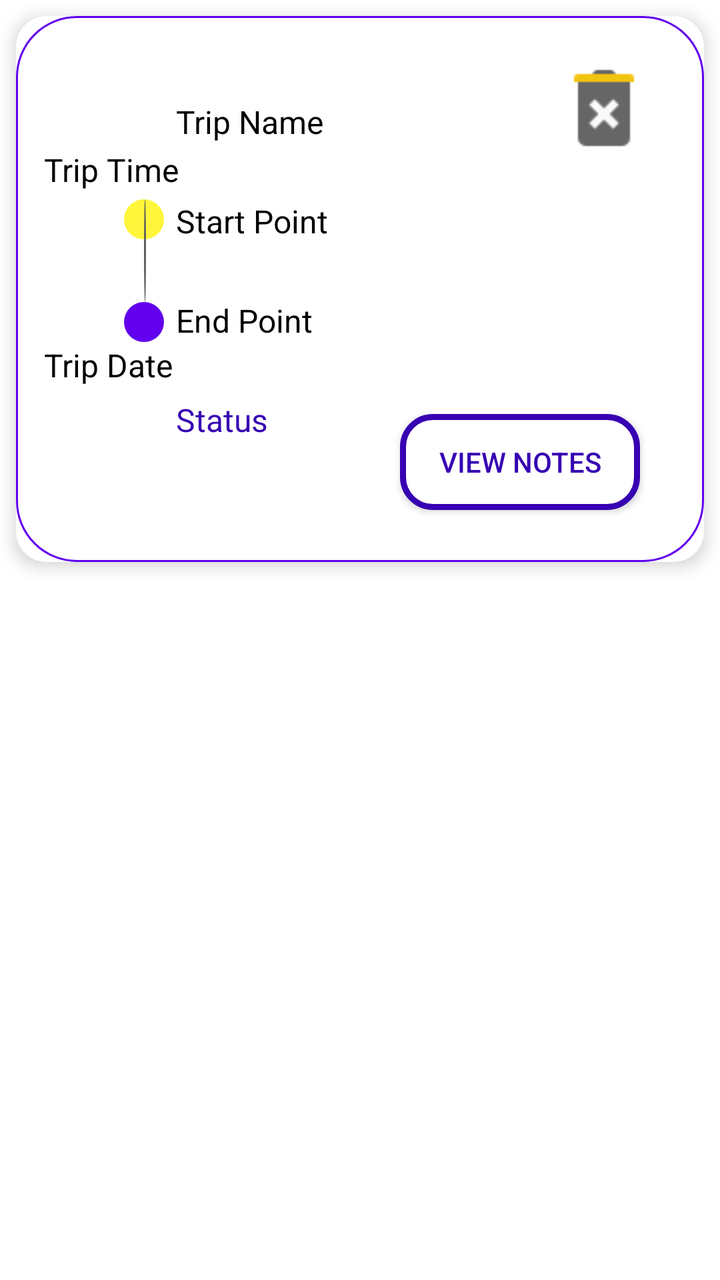
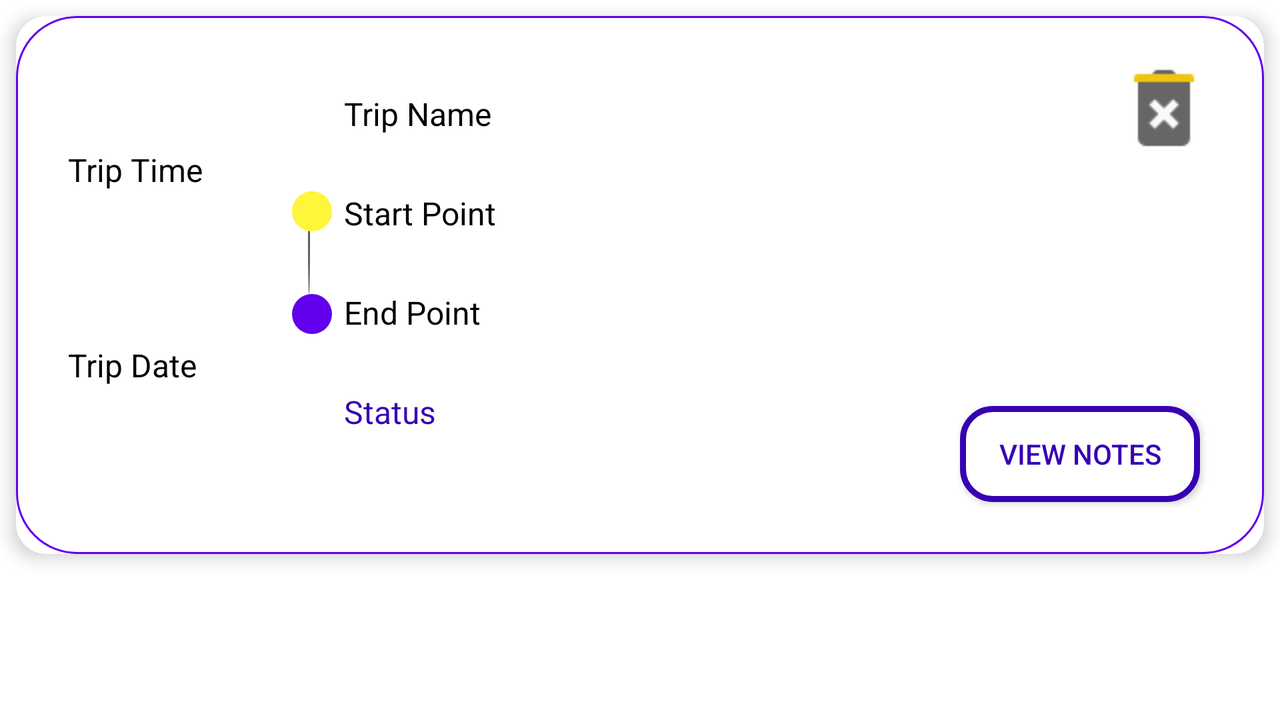

First picture: res/layout/ on a phone held upright. Second picture: the repository's own variant of that layout, on a device whose configuration matches the variant's folder. Source for both follows.
<!-- AndroidManifest.xml: application theme Theme.TripRemainder -->
<!-- res/layout/history_rv.xml -->
<?xml version="1.0" encoding="utf-8"?>
<androidx.constraintlayout.widget.ConstraintLayout xmlns:android="http://schemas.android.com/apk/res/android"
    xmlns:app="http://schemas.android.com/apk/res-auto"
    xmlns:tools="http://schemas.android.com/tools"
    android:id="@+id/homeConstraint"
    android:layout_width="match_parent"
    android:layout_height="wrap_content">

    <androidx.cardview.widget.CardView
        android:id="@+id/home_CV"
        android:layout_width="match_parent"
        android:layout_height="wrap_content"
        app:layout_constraintBottom_toBottomOf="parent"
        app:layout_constraintStart_toStartOf="parent"
        app:layout_constraintTop_toTopOf="parent"
        app:cardElevation="5dp"
        app:cardCornerRadius="15dp"
        android:layout_margin="8dp"
        app:layout_constraintVertical_bias="0.0">

        <androidx.constraintlayout.widget.ConstraintLayout
            android:layout_width="match_parent"
            android:layout_height="wrap_content"
            android:background="@drawable/dialog">

            <TextView
                android:id="@+id/trip_time"
                android:layout_width="wrap_content"
                android:layout_height="wrap_content"
                android:layout_marginStart="4dp"
                android:layout_marginLeft="16dp"
                android:layout_marginTop="56dp"
                android:text="@string/TripTime"
                android:textColor="@color/black"
                android:textSize="16sp"
                app:layout_constraintStart_toStartOf="parent"
                app:layout_constraintTop_toTopOf="parent" />

            <ImageView
                android:id="@+id/delete_trip"
                android:layout_width="wrap_content"
                android:layout_height="wrap_content"
                android:layout_gravity="end"
                android:layout_marginTop="12dp"
                android:layout_marginEnd="16dp"
                android:layout_marginRight="16dp"
                app:layout_constraintEnd_toEndOf="parent"
                app:layout_constraintTop_toTopOf="parent"
                app:srcCompat="@drawable/deletebin"
                tools:ignore="VectorDrawableCompat" />

            <TextView
                android:id="@+id/trip_date"
                android:layout_width="wrap_content"
                android:layout_height="wrap_content"
                android:layout_marginTop="76dp"
                android:text="@string/TripDate"
                android:textColor="@color/black"
                android:textSize="16sp"
                app:layout_constraintStart_toStartOf="@+id/trip_time"
                app:layout_constraintTop_toBottomOf="@+id/trip_time" />

            <TextView
                android:id="@+id/trip_name"
                android:layout_width="190dp"
                android:layout_height="wrap_content"
                android:layout_marginTop="32dp"
                android:layout_marginEnd="64dp"
                android:text="@string/TripName"
                android:textColor="@color/black"
                android:textSize="16sp"
                app:layout_constraintEnd_toEndOf="parent"
                app:layout_constraintTop_toTopOf="parent" />

            <TextView
                android:id="@+id/start_point"
                android:layout_width="190dp"
                android:layout_height="wrap_content"
                android:layout_marginTop="28dp"
                android:layout_marginEnd="5dp"
                android:text="@string/StartPoint"
                android:textColor="@color/black"
                android:textSize="16sp"

                app:layout_constraintStart_toStartOf="@+id/trip_name"
                app:layout_constraintTop_toBottomOf="@+id/trip_name" />

            <TextView
                android:id="@+id/end_point"
                android:layout_width="190dp"
                android:layout_height="wrap_content"
                android:layout_marginTop="28dp"
                android:layout_marginEnd="5dp"

                android:text="@string/EndPoint"
                android:textColor="@color/black"
                android:textSize="16sp"
                app:layout_constraintStart_toStartOf="@+id/start_point"
                app:layout_constraintTop_toBottomOf="@+id/start_point" />

            <View
                android:id="@+id/view11"
                android:layout_width="20dp"
                android:layout_height="20dp"
                android:layout_marginEnd="6dp"
                android:background="@drawable/shapehome"
                app:layout_constraintBottom_toBottomOf="@+id/end_point"
                app:layout_constraintEnd_toStartOf="@+id/end_point"
                app:layout_constraintTop_toTopOf="@+id/end_point"
                app:layout_constraintVertical_bias="1.0" />

            <View
                android:id="@+id/view12"
                android:layout_width="20dp"
                android:layout_height="20dp"
                android:background="@drawable/shapehome"
                android:backgroundTint="#FFF53B"
                app:layout_constraintStart_toStartOf="@+id/view11"
                app:layout_constraintTop_toTopOf="@id/start_point" />

            <View
                android:id="@+id/view2"
                android:layout_width="1dp"
                android:layout_height="0dp"
                android:layout_marginStart="10dp"
                android:background="@drawable/shapehome"
                android:backgroundTint="#5C605C"
                app:layout_constraintBottom_toTopOf="@id/view11"
                app:layout_constraintStart_toStartOf="@id/view11"
                app:layout_constraintTop_toBottomOf="@id/view12"
                app:layout_constraintTop_toTopOf="@id/start_point"
                app:layout_constraintVertical_bias="1.0" />

            <Button
                android:id="@+id/viewNote_btn"
                android:layout_width="120dp"
                android:layout_height="wrap_content"
                android:layout_marginStart="43dp"
                android:layout_marginTop="36dp"
                android:layout_marginEnd="22dp"
                android:layout_marginBottom="16dp"
                android:background="@drawable/rounded_corner"
                android:text="@string/ViewNotes"
                android:textColor="@color/purple_700"
                app:layout_constraintEnd_toEndOf="parent"
                app:layout_constraintHorizontal_bias="1.0"
                app:layout_constraintBottom_toBottomOf="parent"
                app:layout_constraintStart_toEndOf="@+id/status"
                app:layout_constraintTop_toBottomOf="@+id/end_point" />

            <TextView
                android:id="@+id/status"
                android:layout_width="wrap_content"
                android:layout_height="wrap_content"
                android:layout_marginTop="28dp"
                android:text="@string/Status"
                android:textColor="@color/purple_700"
                android:textSize="16sp"
                app:layout_constraintStart_toStartOf="@+id/trip_name"
                app:layout_constraintTop_toBottomOf="@+id/end_point" />
        </androidx.constraintlayout.widget.ConstraintLayout>
    </androidx.cardview.widget.CardView>
</androidx.constraintlayout.widget.ConstraintLayout>
<!-- resources referenced by this layout -->
<resources>
  <color name="black">#FF000000</color>
  <color name="purple_700">#FF3700B3</color>
  <!-- drawable deletebin: png bitmap (drawable, 670 bytes) -->
  <!-- drawable dialog (drawable) -->
  <?xml version="1.0" encoding="utf-8"?>
  <shape xmlns:android="http://schemas.android.com/apk/res/android">
  <solid
      android:color="@color/white"/>
  <corners
      android:radius="30dp" />
      <stroke
          android:width="1dip"
          android:color="@color/design_default_color_primary" />
  <padding
      android:left="10dp"
      android:top="10dp"
      android:right="10dp"
      android:bottom="10dp" />
  </shape>
  <!-- drawable rounded_corner (drawable) -->
  <?xml version="1.0" encoding="utf-8"?>
  <shape xmlns:android="http://schemas.android.com/apk/res/android">
      <corners  android:radius="15dp"/>
      <solid android:color="@color/white"></solid>
      <stroke android:width="3dp" android:color="@color/purple_700"/>
  
  </shape>
  <!-- drawable shapehome (drawable) -->
  <?xml version="1.0" encoding="utf-8"?>
  <shape
      xmlns:android="http://schemas.android.com/apk/res/android"
      android:shape="oval">
  
  
      <solid android:color="@color/purple_500"></solid>
  
      <size
          android:width="240dp"
          android:height="120dp"/>
  </shape>
  <string name="EndPoint">End Point</string>
  <string name="StartPoint">Start Point</string>
  <string name="Status">Status</string>
  <string name="TripDate">Trip Date</string>
  <string name="TripName">Trip Name</string>
  <string name="TripTime">Trip Time</string>
  <string name="ViewNotes">View Notes</string>
  <style name="Theme.TripRemainder" parent="Theme.MaterialComponents.DayNight.DarkActionBar">
          
          <item name="colorPrimary">@color/purple_500</item>
          <item name="colorPrimaryVariant">@color/purple_700</item>
          <item name="colorOnPrimary">@color/white</item>
          
          <item name="colorSecondary">@color/teal_200</item>
          <item name="colorSecondaryVariant">@color/teal_700</item>
          <item name="colorOnSecondary">@color/black</item>
          
          <item name="android:statusBarColor" tools:targetApi="l">?attr/colorPrimaryVariant</item>
          
      </style>
  <color name="white">#FFFFFFFF</color>
  <color name="purple_500">#FF6200EE</color>
  <color name="teal_200">#FF03DAC5</color>
  <color name="teal_700">#FF018786</color>
</resources>
<!-- res/layout-land/history_rv.xml (the author's variant of the layout above) -->
<!-- drawn on the phone turned sideways -->
<?xml version="1.0" encoding="utf-8"?>
<androidx.constraintlayout.widget.ConstraintLayout xmlns:android="http://schemas.android.com/apk/res/android"
    xmlns:app="http://schemas.android.com/apk/res-auto"
    xmlns:tools="http://schemas.android.com/tools"
    android:id="@+id/homeConstraint"
    android:layout_width="match_parent"
    android:layout_height="wrap_content">

    <androidx.cardview.widget.CardView
        android:id="@+id/home_CV"
        android:layout_width="match_parent"
        android:layout_height="wrap_content"
        app:layout_constraintBottom_toBottomOf="parent"
        app:layout_constraintStart_toStartOf="parent"
        app:layout_constraintTop_toTopOf="parent"
        app:cardElevation="5dp"
        app:cardCornerRadius="15dp"
        android:layout_margin="8dp"
        app:layout_constraintVertical_bias="0.0">

        <androidx.constraintlayout.widget.ConstraintLayout
            android:layout_width="match_parent"
            android:layout_height="wrap_content"
            android:background="@drawable/dialog">

            <TextView
                android:id="@+id/trip_time"
                android:layout_width="wrap_content"
                android:layout_height="wrap_content"
                android:layout_marginStart="16dp"
                android:layout_marginLeft="16dp"
                android:layout_marginTop="56dp"
                android:text="@string/TripTime"
                android:textColor="@color/black"
                android:textSize="16sp"
                app:layout_constraintStart_toStartOf="parent"
                app:layout_constraintTop_toTopOf="parent" />

            <ImageView
                android:id="@+id/delete_trip"
                android:layout_width="wrap_content"
                android:layout_height="wrap_content"
                android:layout_gravity="end"
                android:layout_marginTop="12dp"
                android:layout_marginEnd="16dp"
                android:layout_marginRight="16dp"
                app:layout_constraintEnd_toEndOf="parent"
                app:layout_constraintTop_toTopOf="parent"
                app:srcCompat="@drawable/deletebin"
                tools:ignore="VectorDrawableCompat" />

            <TextView
                android:id="@+id/trip_date"
                android:layout_width="wrap_content"
                android:layout_height="wrap_content"
                android:layout_marginTop="76dp"
                android:text="@string/TripDate"
                android:textColor="@color/black"
                android:textSize="16sp"
                app:layout_constraintStart_toStartOf="@+id/trip_time"
                app:layout_constraintTop_toBottomOf="@+id/trip_time" />

            <View
                android:id="@+id/view2"
                android:layout_width="1dp"
                android:layout_height="0dp"
                android:layout_marginStart="8dp"
                android:background="@drawable/shapehome"
                android:backgroundTint="#5C605C"
                app:layout_constraintBottom_toTopOf="@id/view11"
                app:layout_constraintStart_toStartOf="@id/view11"
                app:layout_constraintTop_toBottomOf="@id/view12"
                app:layout_constraintTop_toTopOf="@id/start_point"
                app:layout_constraintVertical_bias="1.0" />

            <TextView
                android:id="@+id/trip_name"
                android:layout_width="190dp"
                android:layout_height="wrap_content"
                android:layout_marginTop="28dp"
                android:layout_marginEnd="260dp"
                android:text="@string/TripName"
                android:textColor="@color/black"
                android:textSize="16sp"
                app:layout_constraintEnd_toEndOf="parent"
                app:layout_constraintTop_toTopOf="parent" />

            <TextView
                android:id="@+id/start_point"
                android:layout_width="190dp"
                android:layout_height="wrap_content"
                android:layout_marginTop="28dp"
                android:text="@string/StartPoint"
                android:textColor="@color/black"
                android:textSize="16sp"

                app:layout_constraintStart_toStartOf="@+id/trip_name"
                app:layout_constraintTop_toBottomOf="@+id/trip_name" />

            <TextView
                android:id="@+id/status"
                android:layout_width="wrap_content"
                android:layout_height="wrap_content"
                android:layout_marginTop="28dp"
                android:text="@string/Status"
                android:textColor="@color/purple_700"
                android:textSize="16sp"
                app:layout_constraintStart_toStartOf="@+id/trip_name"
                app:layout_constraintTop_toBottomOf="@+id/end_point" />

            <TextView
                android:id="@+id/end_point"
                android:layout_width="190dp"
                android:layout_height="wrap_content"
                android:layout_marginTop="28dp"

                android:text="@string/EndPoint"
                android:textColor="@color/black"
                android:textSize="16sp"
                app:layout_constraintStart_toStartOf="@+id/start_point"
                app:layout_constraintTop_toBottomOf="@+id/start_point" />

            <View
                android:id="@+id/view11"
                android:layout_width="20dp"
                android:layout_height="20dp"
                android:layout_marginEnd="6dp"
                android:background="@drawable/shapehome"
                app:layout_constraintBottom_toBottomOf="@+id/end_point"
                app:layout_constraintEnd_toStartOf="@+id/end_point"
                app:layout_constraintTop_toTopOf="@+id/end_point"
                app:layout_constraintVertical_bias="1.0" />

            <View
                android:id="@+id/view12"
                android:layout_width="20dp"
                android:layout_height="20dp"
                android:background="@drawable/shapehome"
                android:backgroundTint="#FFF53B"
                app:layout_constraintStart_toStartOf="@+id/view11"
                app:layout_constraintTop_toTopOf="@id/start_point" />

            <Button
                android:id="@+id/viewNote_btn"
                android:layout_width="120dp"
                android:layout_height="wrap_content"
                android:layout_marginStart="43dp"
                android:layout_marginTop="36dp"
                android:layout_marginEnd="22dp"
                android:layout_marginBottom="16dp"
                android:background="@drawable/rounded_corner"
                android:text="@string/ViewNotes"
                android:textColor="@color/purple_700"
                app:layout_constraintEnd_toEndOf="parent"
                app:layout_constraintHorizontal_bias="1.0"
                app:layout_constraintBottom_toBottomOf="parent"
                app:layout_constraintStart_toEndOf="@+id/status"
                app:layout_constraintTop_toBottomOf="@+id/end_point" />

        </androidx.constraintlayout.widget.ConstraintLayout>
    </androidx.cardview.widget.CardView>
</androidx.constraintlayout.widget.ConstraintLayout>
